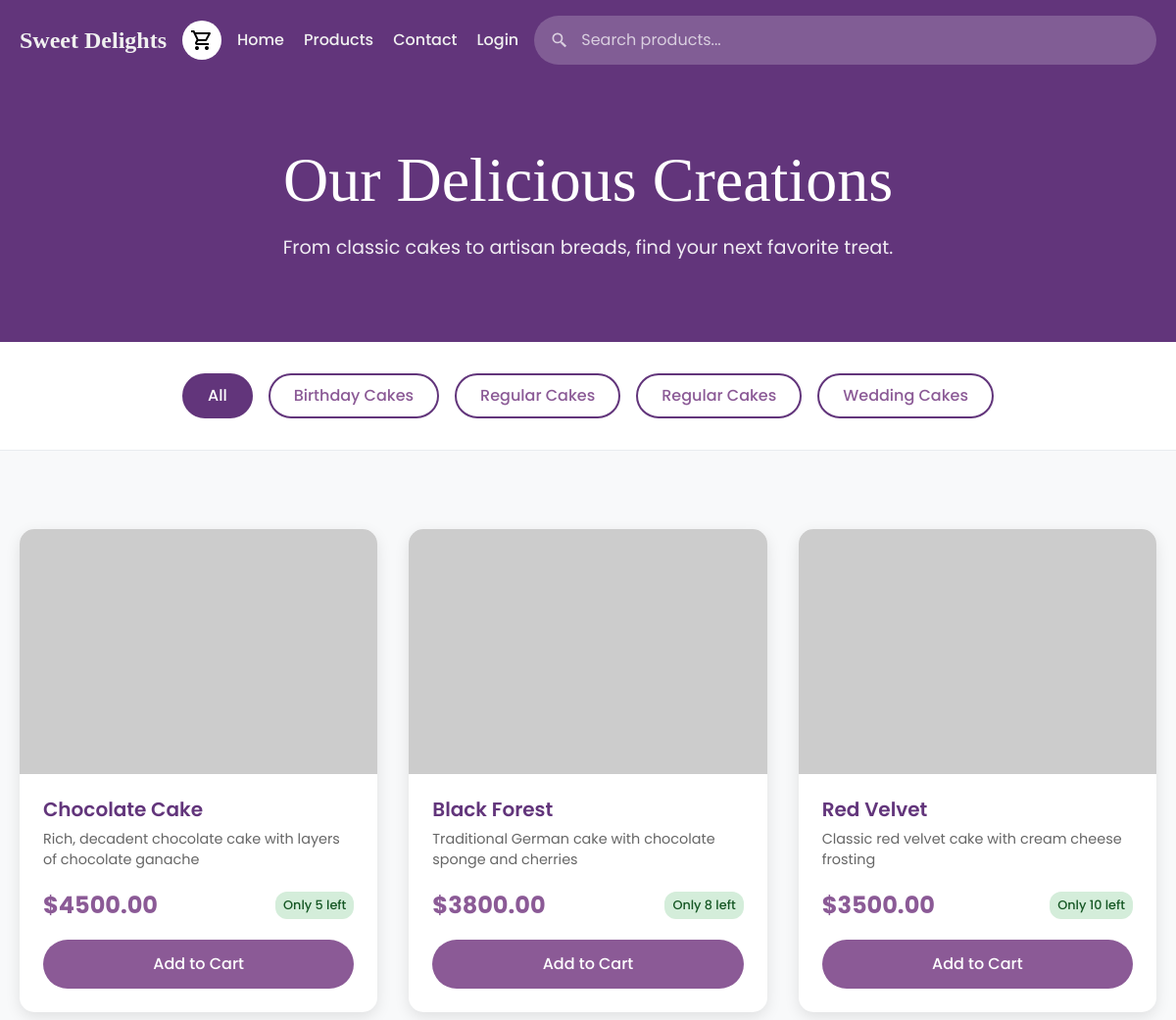
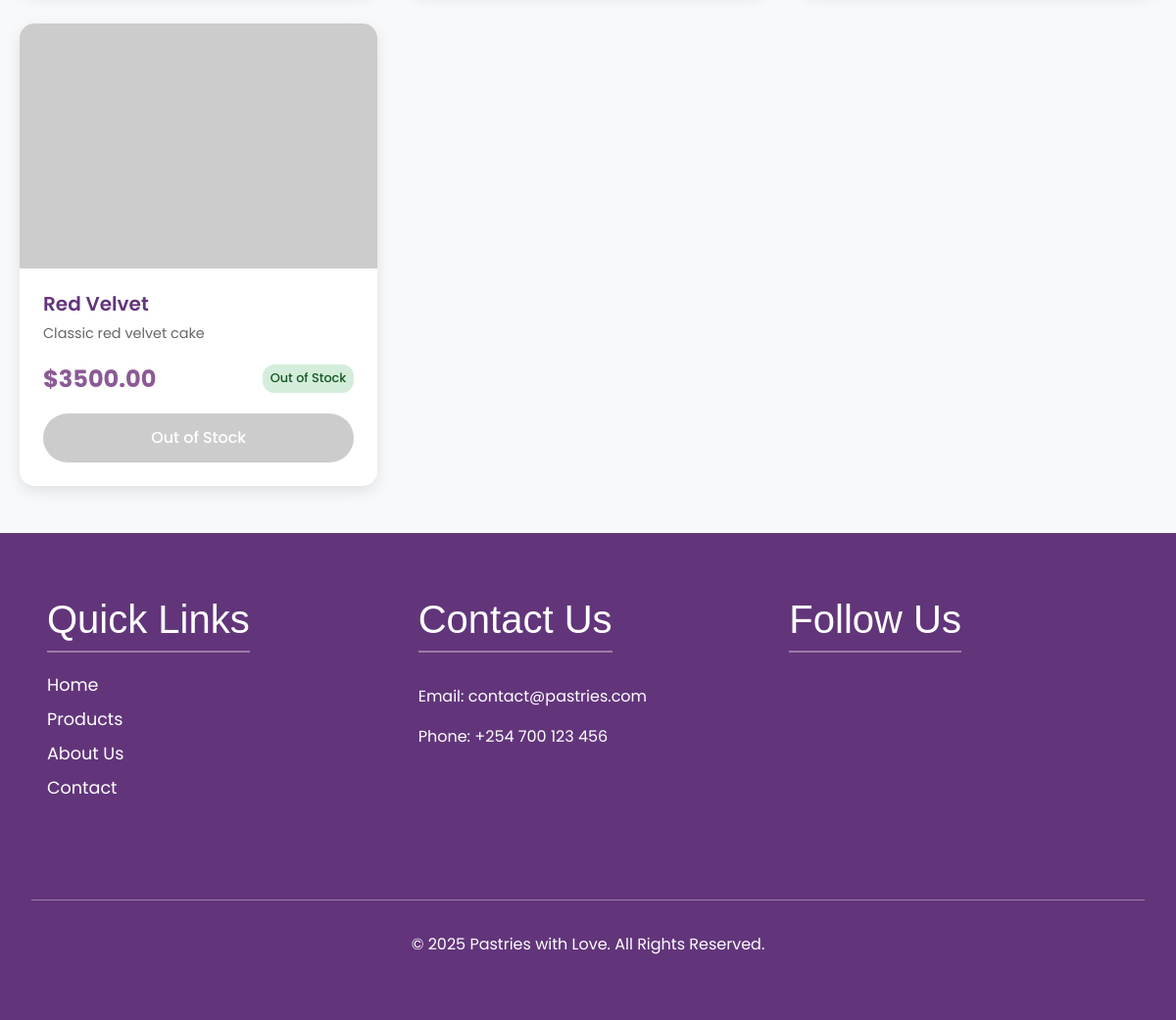
Before: /products/ with the older database file (2 pictures, top to bottom).
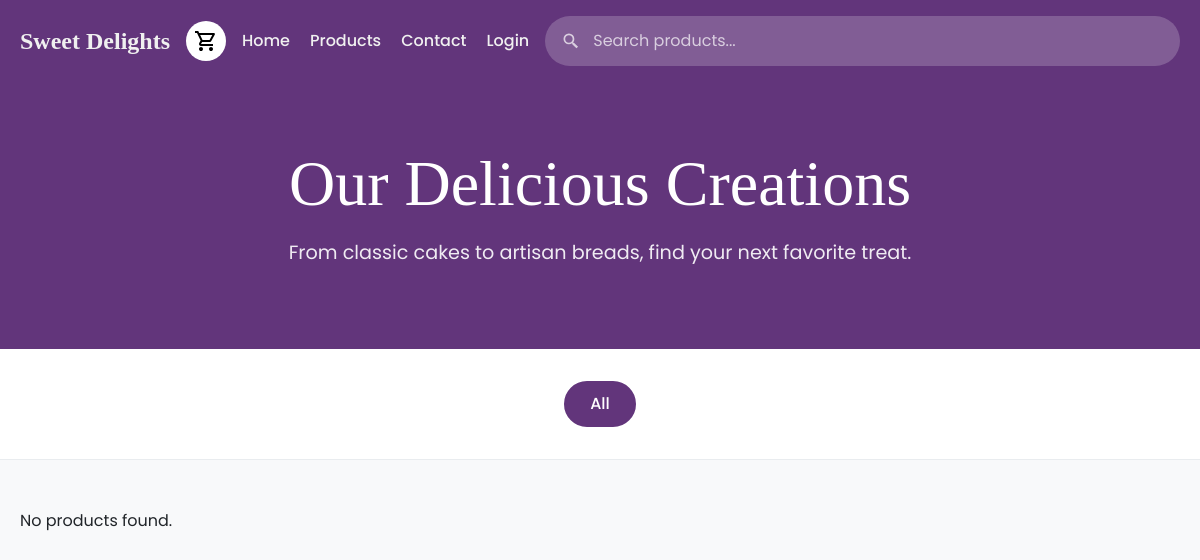
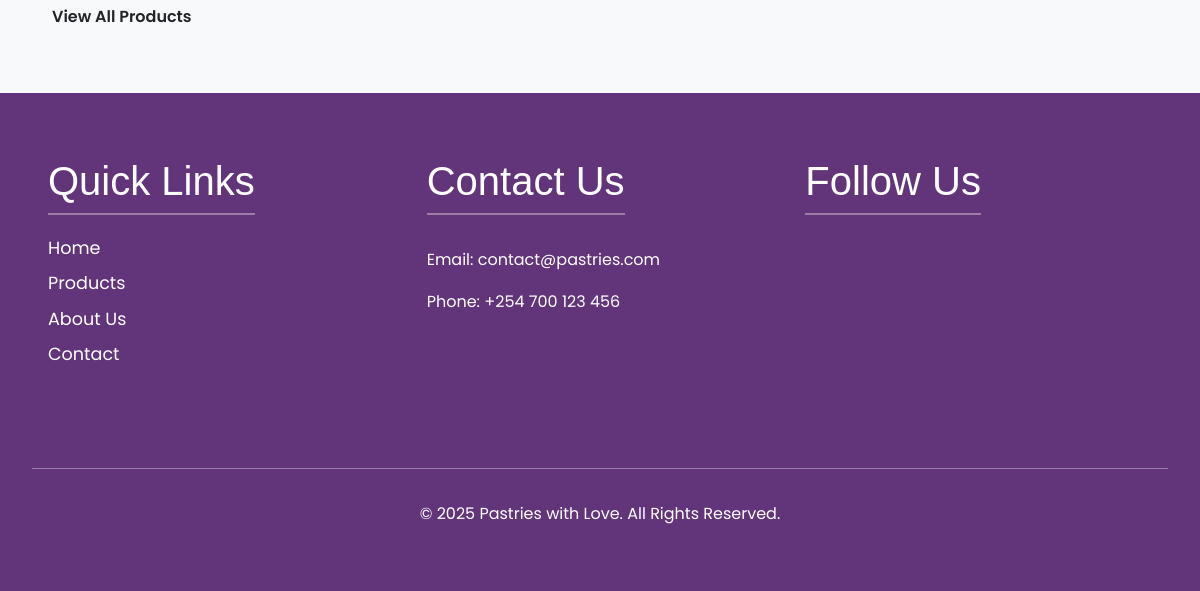
After: the same page with the newer database file (2 pictures, top to bottom).
### base/models.py (models this page shows, shortened)
class Category(models.Model):
    name = models.CharField(max_length=100)
    slug = models.SlugField(unique=True)
    description = models.TextField(blank=True, null=True)
    is_active = models.BooleanField(default=True)
    created_at = models.DateTimeField(auto_now_add=True)
    class Meta:
        verbose_name_plural = "Categories"
        ordering = ['name']

class Product(models.Model):
    name = models.CharField(max_length=200)
    slug = models.SlugField(unique=True)
    description = models.TextField()
    category = models.ForeignKey(Category, on_delete=models.CASCADE, related_name='products')
    price = models.DecimalField(max_digits=10, decimal_places=2)
    stock_quantity = models.PositiveIntegerField(default=0)
    is_active = models.BooleanField(default=True)
    is_featured = models.BooleanField(default=False)
    created_at = models.DateTimeField(auto_now_add=True)
    updated_at = models.DateTimeField(auto_now=True)
    is_best_seller = models.BooleanField(default=False)
    class Meta:
        ordering = ['-created_at']
    @property
    def is_in_stock(self):
        return self.stock_quantity > 0
    @property
    def stock_status(self):
        if self.stock_quantity > 10:
            return "In Stock"
        elif self.stock_quantity > 0:
            return f"Only {self.stock_quantity} left"
        else:
            return "Out of Stock"
    @property
    def is_best_seller(self):
        """Check if this product is among the top 3 sellers."""
        return self in Product.best_sellers(limit=3)

### base/views.py (the view)
# urls.py: path('products/', admin_views.admin_products, name='products'),
def products(request):
    category_filter = request.GET.get('category', 'all')
    search_query = request.GET.get('search', '')
    products = Product.objects.filter(is_active=True)
    if category_filter and category_filter != 'all':
        products = products.filter(category__slug=category_filter)
    if search_query:
        products = products.filter(
            name__icontains=search_query
        ) | products.filter(
            description__icontains=search_query
        )
    context = {
        'site_settings': SiteSettings.objects.first(),
        'products': products,
        'categories': Category.objects.all(),
        'current_category': category_filter,
        'search_query': search_query,
    }
    return render(request, 'base/products.html', context)

### base/context_processors.py (called while the page is built)
def site_settings(request):
    try:
        settings = SiteSettings.objects.first()
    except SiteSettings.DoesNotExist:
        settings = None
    return {
        'site_settings': settings
    }

def cart_count(request):
    if request.user.is_authenticated:
        count = CartItem.objects.filter(user=request.user).count()
    else:
        cart = request.session.get('cart', {})
        count = len(cart)
    return {
        'cart_count': count
    }

def categories(request):
    return {
        'global_categories': Category.objects.filter(is_active=True)
    }

### base/templates/base/products.html (shortened to what the changed rows need)
{% extends "main.html" %}
{% load static %}
{% block content %}
<body>
    <section class="products-hero-section">
        <div class="products-container">
            <h1>Our Delicious Creations</h1>
        </div>
    </section>
    <section class="products-filter-section">
        <div class="products-container">
            <div class="products-filter-tabs">
                <a href="{% url 'products' %}" class="products-filter-tab {% if current_category == 'all' or not current_category %}active{% endif %}">All</a>
                {% for category in categories %}
                <a href="{% url 'products' %}?category={{ category.slug }}"
                   class="products-filter-tab {% if current_category == category.slug %}active{% endif %} {{ category.slug }}">
                   {{ category.name }}
                </a>
                {% endfor %}
            </div>
        </div>
    </section>
    <section class="products-section">
        <div class="products-container">
            {% if products %}
            <div class="products-grid">
                {% for product in products %}
                <div class="products-product-card" data-category="{{ product.category.slug }}">
                    {% if product.image %}
                    <img src="{{ product.image.url }}" alt="{{ product.name }}" class="products-product-image">
                    {% else %}
                    <img src="https://via.placeholder.com/300x200.png?text={{ product.name }}" alt="{{ product.name }}" class="products-product-image">
                    {% endif %}
                    <div class="products-product-info">
                        <h3 class="products-product-title">{{ product.name }}</h3>
                        <p class="products-product-description">{{ product.description|truncatewords:15 }}</p>
                        <div class="products-product-footer">
                            <span class="products-product-price">${{ product.price }}</span>
                            <span class="products-stock-status {% if not product.is_in_stock %}out-of-stock{% endif %}">
                                {{ product.stock_status }}
                            </span>
                        </div>
                        {% if product.is_in_stock %}
                        <button class="products-add-to-cart-btn" onclick="addToCart({{ product.id }})">Add to Cart</button>
                        {% else %}
                        <button class="products-add-to-cart-btn" disabled>Out of Stock</button>
                        {% endif %}
                    </div>
                </div>
                {% endfor %}
            </div>
            {% else %}
            <div class="no-products">
                <p>No products found{% if search_query %} for "{{ search_query }}"{% endif %}.</p>
                <a href="{% url 'products' %}" class="btn">View All Products</a>
            </div>
            {% endif %}
        </div>
    </section>
</body>
{% endblock content %}

Changed rows visible on the page:
removed Category: name "Birthday Cakes"
removed Category: name "Regular Cakes"
removed Category: name "Regular Cakes"
removed Category: name "Wedding Cakes"
removed Product: name "Chocolate Cake", description "Rich, decadent chocolate cake with layers of chocolate ganache", price "4500.00", stock_status "Only 5 left"
removed Product: name "Black Forest", description "Traditional German cake with chocolate sponge and cherries", price "3800.00", stock_status "Only 8 left"
removed Product: name "Red Velvet", description "Classic red velvet cake with cream cheese frosting", price "3500.00", stock_status "Only 10 left"
removed Product: name "Red Velvet", description "Classic red velvet cake", price "3500.00", stock_status "Out of Stock"
Other visible differences:
text now shown: "No products found . View All Products"
